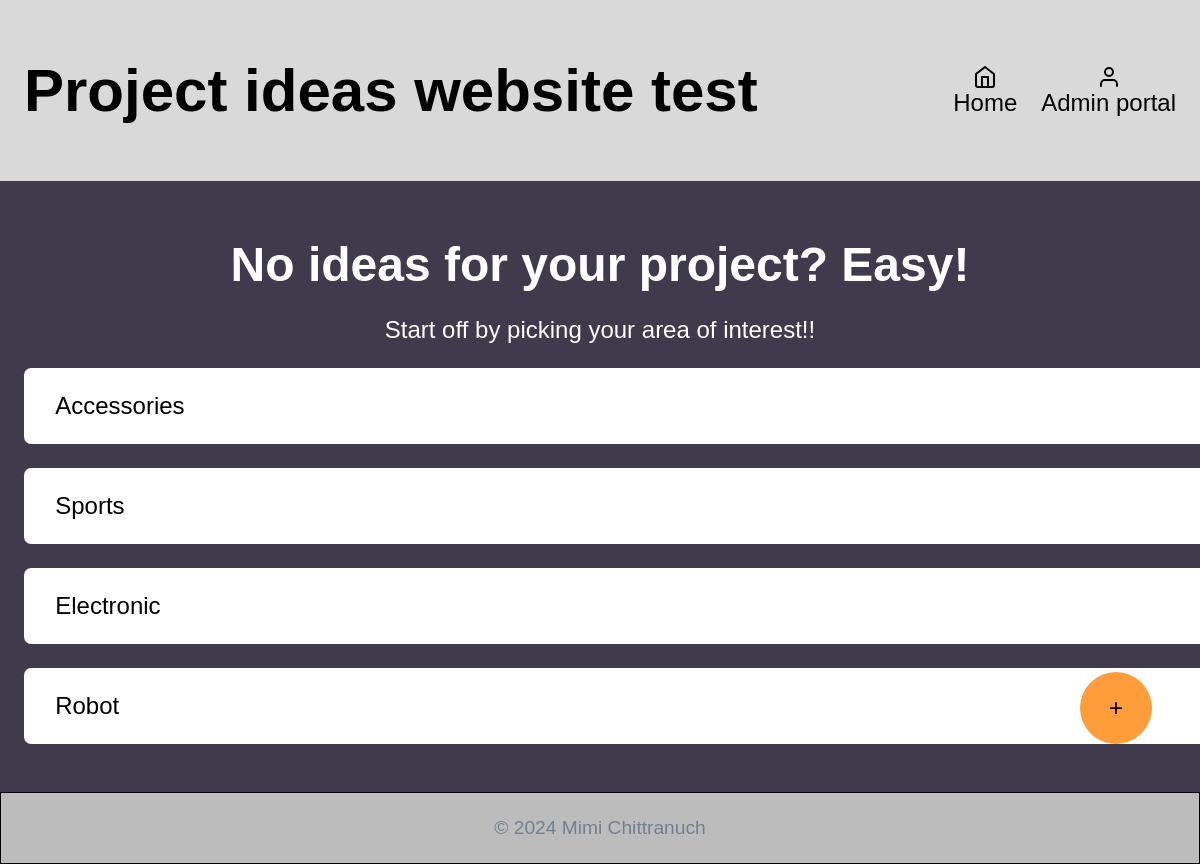
The page /site/index.php on the database its author committed.
### tables this page shows
CREATE TABLE `areas` (
  `id` int NOT NULL AUTO_INCREMENT,
  `name` varchar(100) NOT NULL,
  PRIMARY KEY (`id`)
);

### site/index.php (the view, shortened to what this page needs)
<?php
include 'partials/_top.php';
?>
        <h1 class="center-title">No ideas for your project? Easy!</h1>
        <p class="center-title">Start off by picking your area of interest!!</p>
    <?php
        $db = connectToDB();
        $query = 'SELECT * FROM areas';
        try{
            $stmt = $db->prepare($query);
            $stmt->execute();
            $areas = $stmt->fetchAll();
        }
        catch (PDOexception $e) {
            consoleLog($e->getMessage(), 'DB List Fetch', ERROR);
            die('There was an error getting data from the database');
        }
        echo '<ul id="area-list">';
        foreach ($areas as $area) {
            echo '<li>';
            echo '<a href="idea-list.php?area='. $area['id'] .'">';
            echo $area['name'];
            echo '</a>';
            echo '</li>';
        }
        echo '</ul>';
        echo '<div class="add-button">
                <a href="form-area.php">
                    +
                </a>
             </div>';
    ?>
    <?php include 'partials/bottom.php'; ?>

### site/partials/_top.php (shortened to what this page needs)
<?php require_once '_config.php';
$adminPortal = isset($_SESSION['admin']);
?>
<!DOCTYPE html>
<html lang="en">
<head>
    <link
        rel="stylesheet"
        href="css/styles.css"
    >
</head>
<body>
    <header>
        <h1><a href="index.php">Project ideas website test</a></h1>
        <nav>
            <a href="index.php" ><i data-feather= "home"></i>Home</a>
            <?php
                if($adminPortal == true){
                   echo '<a href="added-ideas.php"><i data-feather="table"></i> Added ideas</a>';
                   echo '<a href="logOut-admin.php"  ><i data-feather="user"></i>Log Out</a>';
                }
                else{
                   echo '<a href="form-admin.php"  ><i data-feather="user"></i>Admin portal</a>';
                }
            ?>
        </nav>
    </header>
    <main>

### site/partials/bottom.php (shortened to what this page needs)
</main>
    <footer>
        &copy; <?= date('Y') ?> Mimi Chittranuch
    </footer>
</body>
</html>

### site/css/styles.css (style rules this page uses)
* { box-sizing: border-box; }
html { font-family: "Gill Sans", "Gill Sans MT", Calibri, sans-serif; font-size: 24px; }
body { background-color: rgba(64, 59, 76, 1); color: white; margin: 0; min-height: 100vh; display: flex; flex-direction: column; }
.center-title { text-align: center; margin-bottom: 0.5rem; }
header { display: flex; justify-content: space-between; align-items: center; padding: 1rem; background-color: rgba(217, 217, 217, 1); top: 0; }
header h1 a { text-decoration: none; color: black; font-size: 60px; }
nav { display: flex; gap: 1rem; }
nav a { text-decoration: none; color: black; display: flex; flex-direction: column; align-items: center; }
main { flex: 1; padding: 1rem; }
ul#area-list { list-style: none; padding: 0; width: max-content; margin: 1rem auto; }
ul#area-list li { margin-bottom: 1rem; display: flex; width: 50rem; justify-content: space-between; gap: 2rem; background-color: white; border-radius: 0.3rem; text-decoration: none; }
ul#area-list li a { display: block; width: 100%; padding: 1rem 1.3rem; border-radius: 0.3rem; color: black; text-decoration: none; }
.add-button { position: fixed; right: 2rem; bottom: 5rem; }
.add-button a { display: flex; justify-content: center; align-items: center; height: 3rem; width: 3rem; background-color: rgba(255, 157, 59, 1); border-radius: 3rem; text-decoration: none; color: black; }
footer { padding: 1rem; text-align: center; border: 1px solid rgb(0, 0, 0); background-color: rgb(188, 188, 188); font-size: 0.8rem; color: slategrey; }

### rows shown on the page
areas: name "Accessories"
areas: name "Sports"
areas: name "Electronic"
areas: name "Robot"
